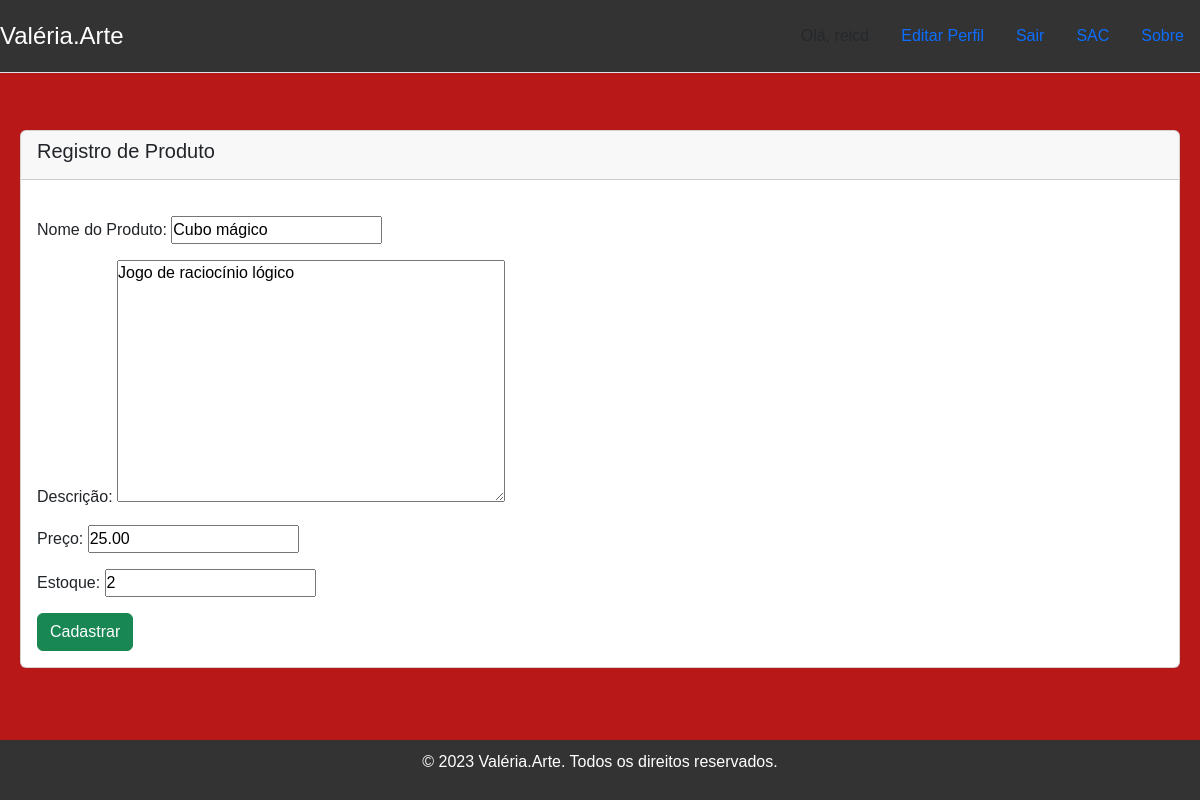
/products/product/8/edit/ (signed in), run on the app's committed database.
### products/models.py (models this page shows, shortened)
class Product(models.Model):
    name = models.CharField(max_length=100)
    description = models.TextField()
    price = models.DecimalField(max_digits=10, decimal_places=2)
    stock = models.IntegerField()
    imagem = models.FileField(
        "Imagem de Produto", upload_to='imagens/produto',
        default=None,
        null=True,
        blank=True
    )
    class Meta:
        verbose_name = "Produto"
        verbose_name_plural = "Produtos"

### products/views.py (the view, shortened to what this page needs)
# urls.py: path('product/<int:pk>/edit/', ProductUpdateView.as_view(), name='product_edit'),
class ProductUpdateView(UpdateView):
    model = Product
    form_class = ProductForm
    template_name = 'produtos/product_form.html' # Reutiliza o mesmo formulário da criação
    success_url = reverse_lazy('products-index')

### products/forms.py
class ProductForm(forms.ModelForm):
    class Meta:
        model = Product
        fields = ('name', 'description', 'price', 'stock')
        labels = {
            'name': 'Nome do Produto',
            'description': 'Descrição',
            'price': 'Preço',
            'stock': 'Estoque',
        }

### templates/produtos/product_form.html (shortened to what this page needs)
{% extends '_layout2.html' %}
 {% block content %}
    <div class="card">
        <div class="card-header">
            <h5 class="card-title">Registro de Produto</h5>
        </div>
        <div class="card-body">
                <form method="post">
                    {{ form.as_p }}
                    <button type="submit" class="btn btn-success">Cadastrar</button>
                </form>
        </div>
    </div>
 {% endblock %}

### static/css/styles.css (style rules this page uses)
* { box-sizing: border-box; margin: 0; padding: 0; }
body { font-family: Arial, sans-serif; background-color: #b81818; color: #ffffff; }
div.card { display: flex; flex-wrap: wrap; justify-content: center; gap: 20px; margin-top: 30px; }

### data on the page
Product: name "Cubo mágico", description "Jogo de raciocínio lógico", price "25.00", stock "2"
